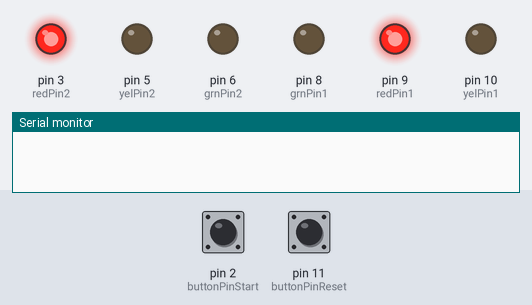
Simulated run of this sketch. Board: Arduino Uno, built with avr-gcc and run on an emulated ATmega328P. On the bench: output pins drawn as LEDs (lit = HIGH), the last lines printed to the serial monitor. The inputs (shaded band) are chosen by the test bench; at power-on: pin 2 (buttonPinStart) HIGH, pin 11 (buttonPinReset) HIGH.

Above: at 1.2 s.
1.3 s: pin 2 (buttonPinStart) pulled LOW for 0.15 s
At 4.1 s:
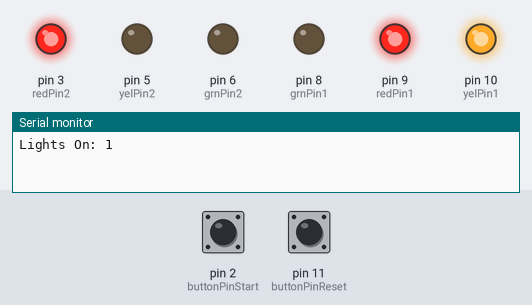
4.4 s: pin 11 (buttonPinReset) pulled LOW for 0.15 s
At 6.0 s:
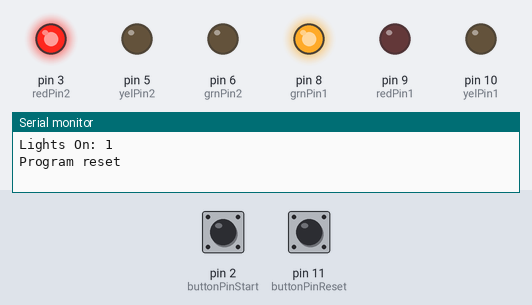
7.5 s: pin 11 (buttonPinReset) pulled LOW for 1 s
At 11.9 s:
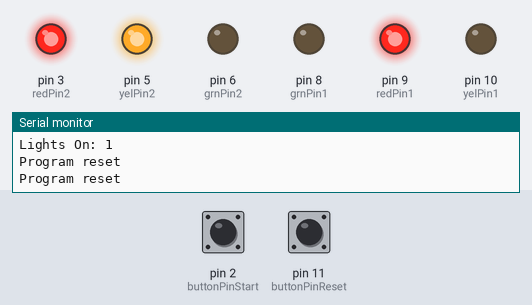
Timing chart, 0 to 19.0 s (numbered marks = the images above; inputs shaded):
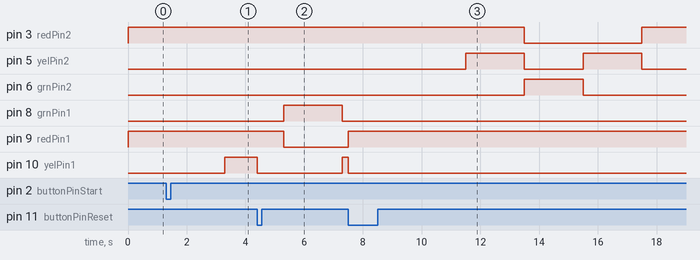

Measured:
- after the input at 1.3 s, pin 10 (yelPin1): LOW → HIGH after 2.0 s
- after the input at 7.5 s, pin 9 (redPin1): LOW → HIGH after 0.00 s instead of 1.8 s; pin 10 (yelPin1): HIGH → LOW after 0.00 s instead of 1.8 s
- by itself, pin 5 (yelPin2): alternates HIGH for 2.0 s and LOW for 2.0 s

The sketch:

2-traffiklys-med-stop-knap.ino
```cpp
// Pin Definitions
const int buttonPinStart = 2;  // Start button pin
const int buttonPinReset = 11; // Reset button pin
const int redPin1 = 9;         // Red LED 1
const int yelPin1 = 10;        // Yellow LED 1
const int grnPin1 = 8;         // Green LED 1

const int redPin2 = 3;         // Red LED 2
const int yelPin2 = 5;         // Yellow LED 2
const int grnPin2 = 6;         // Green LED 2

// Timing Variables
const unsigned long phaseDuration = 2000;        // Duration for each phase (2 seconds)
const unsigned long shortPhaseDuration = 200;    // Shorter duration for the transition (0.5 seconds)

bool lightsOn = false;        // Variable to track the state of the lights (on or off)
bool lastButtonStateStart = HIGH;  // Variable to store the last button state for start button
bool lastButtonStateReset = HIGH;  // Variable to store the last button state for reset button
unsigned long lastDebounceTimeStart = 0;
unsigned long lastDebounceTimeReset = 0;
const unsigned long debounceDelay = 50;

void setup() {
  Serial.begin(9600);  // Initialize serial communication for debugging

  // Configure LED pins as outputs
  pinMode(redPin1, OUTPUT);
  pinMode(yelPin1, OUTPUT);
  pinMode(grnPin1, OUTPUT);

  pinMode(redPin2, OUTPUT);
  pinMode(yelPin2, OUTPUT);
  pinMode(grnPin2, OUTPUT);

  // Configure button pins as inputs with pull-up resistors
  pinMode(buttonPinStart, INPUT_PULLUP);  // Start button
  pinMode(buttonPinReset, INPUT_PULLUP);  // Reset button

  // Initial state: All lights off except red
  resetProgram();  // Set initial state
}

void loop() {
  // Check buttons initially to handle any immediate button presses
  checkButtons();

  // Execute the light sequence if lights are on
  if (lightsOn) {
    // Light Set 1
    redLight1();
    Checkwhilewaiting(phaseDuration);
    redYellowLight1();
    Checkwhilewaiting(phaseDuration);
    greenLight1();
    Checkwhilewaiting(phaseDuration);
    yellowLight1();
    Checkwhilewaiting(phaseDuration);
    redLight1();
    Checkwhilewaiting(shortPhaseDuration);

    // Light Set 2
    redLight2();
    Checkwhilewaiting(phaseDuration);
    redYellowLight2();
    Checkwhilewaiting(phaseDuration);
    greenLight2();
    Checkwhilewaiting(phaseDuration);
    yellowLight2();
    Checkwhilewaiting(phaseDuration);
    redLight2();
    Checkwhilewaiting(shortPhaseDuration);
  } else {
    // If the lights are off, keep all LEDs off except red
    allLedsOffExceptRed();
  }
}

// Function to delay with button checks
void Checkwhilewaiting(unsigned long duration) {
  unsigned long startTime = millis();  // Record the start time
  while (millis() - startTime < duration) {
    // Check button states periodically

    checkButtons();
  }
}

// Function to check the state of buttons
void checkButtons() {
  int buttonStateStart = digitalRead(buttonPinStart);  // Read start button state
  int buttonStateReset = digitalRead(buttonPinReset);  // Read reset button state

  // Debounce logic for start button
  if (buttonStateStart == LOW && lastButtonStateStart == HIGH && (millis() - lastDebounceTimeStart) > debounceDelay) {
    lightsOn = !lightsOn;  // Toggle the lights on or off
    lastDebounceTimeStart = millis();  // Update debounce time
    Serial.print("Lights On: ");
    Serial.println(lightsOn);
  }
  lastButtonStateStart = buttonStateStart;  // Update last state of start button

  // Debounce logic for reset button
  if (buttonStateReset == LOW && lastButtonStateReset == HIGH && (millis() - lastDebounceTimeReset) > debounceDelay) {
    resetProgram();  // Call reset function to restore the original state
    lastDebounceTimeReset = millis();  // Update debounce time
    Serial.println("Program reset");
  }
  lastButtonStateReset = buttonStateReset;  // Update last state of reset button
}

// Functions to control LEDs for Light Set 1
void redLight1() {
  digitalWrite(redPin1, HIGH);  // Red on
  digitalWrite(yelPin1, LOW);   // Yellow off
  digitalWrite(grnPin1, LOW);   // Green off
}

void redYellowLight1() {
  digitalWrite(redPin1, HIGH);  // Red on
  digitalWrite(yelPin1, HIGH);  // Yellow on
  digitalWrite(grnPin1, LOW);   // Green off
}

void greenLight1() {
  digitalWrite(redPin1, LOW);   // Red off
  digitalWrite(yelPin1, LOW);   // Yellow off
  digitalWrite(grnPin1, HIGH);  // Green on
}

void yellowLight1() {
  digitalWrite(redPin1, LOW);   // Red off
  digitalWrite(yelPin1, HIGH);  // Yellow on
  digitalWrite(grnPin1, LOW);   // Green off
}

// Functions to control LEDs for Light Set 2
void redLight2() {
  digitalWrite(redPin2, HIGH);  // Red on
  digitalWrite(yelPin2, LOW);   // Yellow off
  digitalWrite(grnPin2, LOW);   // Green off
}

void redYellowLight2() {
  digitalWrite(redPin2, HIGH);  // Red on
  digitalWrite(yelPin2, HIGH);  // Yellow on
  digitalWrite(grnPin2, LOW);   // Green off
}

void greenLight2() {
  digitalWrite(redPin2, LOW);   // Red off
  digitalWrite(yelPin2, LOW);   // Yellow off
  digitalWrite(grnPin2, HIGH);  // Green on
}

void yellowLight2() {
  digitalWrite(redPin2, LOW);   // Red off
  digitalWrite(yelPin2, HIGH);  // Yellow on
  digitalWrite(grnPin2, LOW);   // Green off
}

// Function to turn off all LEDs except the red ones
void allLedsOffExceptRed() {
  digitalWrite(redPin1, HIGH);  // Red on
  digitalWrite(yelPin1, LOW);   // Yellow off
  digitalWrite(grnPin1, LOW);   // Green off

  digitalWrite(redPin2, HIGH);  // Red on
  digitalWrite(yelPin2, LOW);   // Yellow off
  digitalWrite(grnPin2, LOW);   // Green off
}

// Function to turn off all LEDs completely
void allLedsOff() {
  digitalWrite(redPin1, LOW);
  digitalWrite(yelPin1, LOW);
  digitalWrite(grnPin1, LOW);

  digitalWrite(redPin2, LOW);
  digitalWrite(yelPin2, LOW);
  digitalWrite(grnPin2, LOW);
}

// Function to reset the program to its original state
void resetProgram() {
  lightsOn = false;  // Turn off the light sequence
  allLedsOff();      // Turn off all LEDs
  digitalWrite(redPin1, HIGH);  // Only the red LEDs are on initially
  digitalWrite(redPin2, HIGH);
}
```
